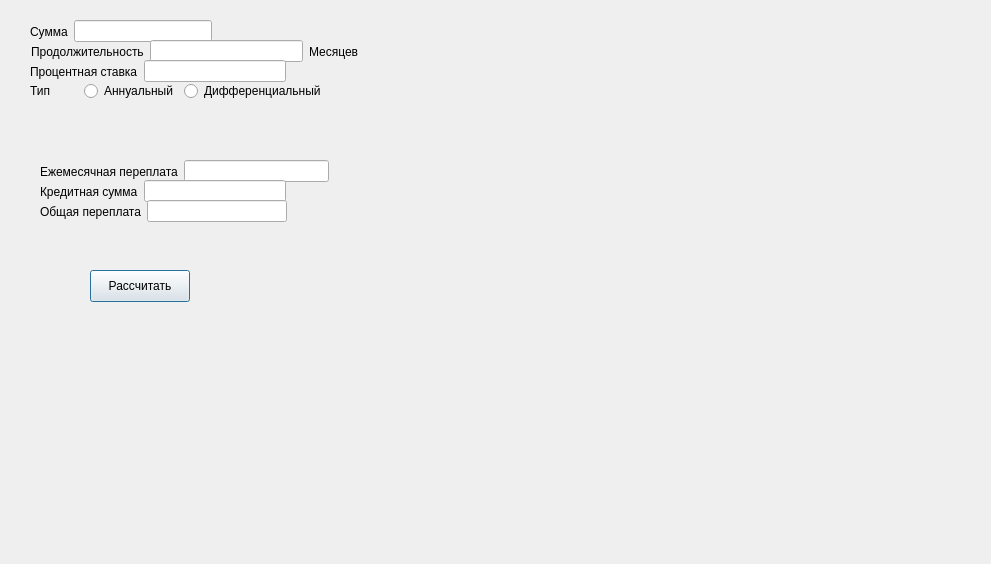
<?xml version="1.0" encoding="UTF-8"?>
<ui version="4.0">
 <class>Credit</class>
 <widget class="QDialog" name="Credit">
  <property name="geometry">
   <rect>
    <x>0</x>
    <y>0</y>
    <width>991</width>
    <height>564</height>
   </rect>
  </property>
  <property name="windowTitle">
   <string>Dialog</string>
  </property>
  <widget class="QWidget" name="widget" native="true">
   <property name="geometry">
    <rect>
     <x>30</x>
     <y>20</y>
     <width>741</width>
     <height>401</height>
    </rect>
   </property>
   <widget class="QPushButton" name="pushButton">
    <property name="geometry">
     <rect>
      <x>60</x>
      <y>250</y>
      <width>100</width>
      <height>32</height>
     </rect>
    </property>
    <property name="text">
     <string>Рассчитать</string>
    </property>
   </widget>
   <widget class="QWidget" name="">
    <property name="geometry">
     <rect>
      <x>0</x>
      <y>0</y>
      <width>182</width>
      <height>23</height>
     </rect>
    </property>
    <layout class="QHBoxLayout" name="horizontalLayout">
     <item>
      <widget class="QLabel" name="label">
       <property name="text">
        <string>Сумма</string>
       </property>
      </widget>
     </item>
     <item>
      <widget class="QLineEdit" name="amount"/>
     </item>
    </layout>
   </widget>
   <widget class="QWidget" name="">
    <property name="geometry">
     <rect>
      <x>1</x>
      <y>20</y>
      <width>328</width>
      <height>23</height>
     </rect>
    </property>
    <layout class="QHBoxLayout" name="horizontalLayout_2">
     <item>
      <widget class="QLabel" name="label_2">
       <property name="text">
        <string>Продолжительность</string>
       </property>
      </widget>
     </item>
     <item>
      <widget class="QLineEdit" name="length"/>
     </item>
     <item>
      <widget class="QLabel" name="label_3">
       <property name="text">
        <string>Месяцев</string>
       </property>
      </widget>
     </item>
    </layout>
   </widget>
   <widget class="QWidget" name="">
    <property name="geometry">
     <rect>
      <x>0</x>
      <y>40</y>
      <width>256</width>
      <height>23</height>
     </rect>
    </property>
    <layout class="QHBoxLayout" name="horizontalLayout_3">
     <item>
      <widget class="QLabel" name="label_4">
       <property name="text">
        <string>Процентная ставка</string>
       </property>
      </widget>
     </item>
     <item>
      <widget class="QLineEdit" name="percent"/>
     </item>
    </layout>
   </widget>
   <widget class="QWidget" name="">
    <property name="geometry">
     <rect>
      <x>0</x>
      <y>60</y>
      <width>296</width>
      <height>22</height>
     </rect>
    </property>
    <layout class="QHBoxLayout" name="horizontalLayout_4">
     <item>
      <widget class="QLabel" name="label_5">
       <property name="text">
        <string>Тип</string>
       </property>
      </widget>
     </item>
     <item>
      <widget class="QRadioButton" name="annuiment">
       <property name="text">
        <string>Аннуальный</string>
       </property>
      </widget>
     </item>
     <item>
      <widget class="QRadioButton" name="differential">
       <property name="text">
        <string>Дифференциальный</string>
       </property>
      </widget>
     </item>
    </layout>
   </widget>
   <widget class="QWidget" name="">
    <property name="geometry">
     <rect>
      <x>10</x>
      <y>140</y>
      <width>289</width>
      <height>23</height>
     </rect>
    </property>
    <layout class="QHBoxLayout" name="horizontalLayout_5">
     <item>
      <widget class="QLabel" name="label_6">
       <property name="text">
        <string>Ежемесячная переплата</string>
       </property>
      </widget>
     </item>
     <item>
      <widget class="QLineEdit" name="montly_payment"/>
     </item>
    </layout>
   </widget>
   <widget class="QWidget" name="">
    <property name="geometry">
     <rect>
      <x>10</x>
      <y>160</y>
      <width>246</width>
      <height>23</height>
     </rect>
    </property>
    <layout class="QHBoxLayout" name="horizontalLayout_6">
     <item>
      <widget class="QLabel" name="label_8">
       <property name="text">
        <string>Кредитная сумма</string>
       </property>
      </widget>
     </item>
     <item>
      <widget class="QLineEdit" name="credit_summ"/>
     </item>
    </layout>
   </widget>
   <widget class="QWidget" name="">
    <property name="geometry">
     <rect>
      <x>10</x>
      <y>180</y>
      <width>247</width>
      <height>23</height>
     </rect>
    </property>
    <layout class="QHBoxLayout" name="horizontalLayout_7">
     <item>
      <widget class="QLabel" name="label_7">
       <property name="text">
        <string>Общая переплата</string>
       </property>
      </widget>
     </item>
     <item>
      <widget class="QLineEdit" name="owerpayment"/>
     </item>
    </layout>
   </widget>
  </widget>
 </widget>
 <resources/>
 <connections/>
</ui>
